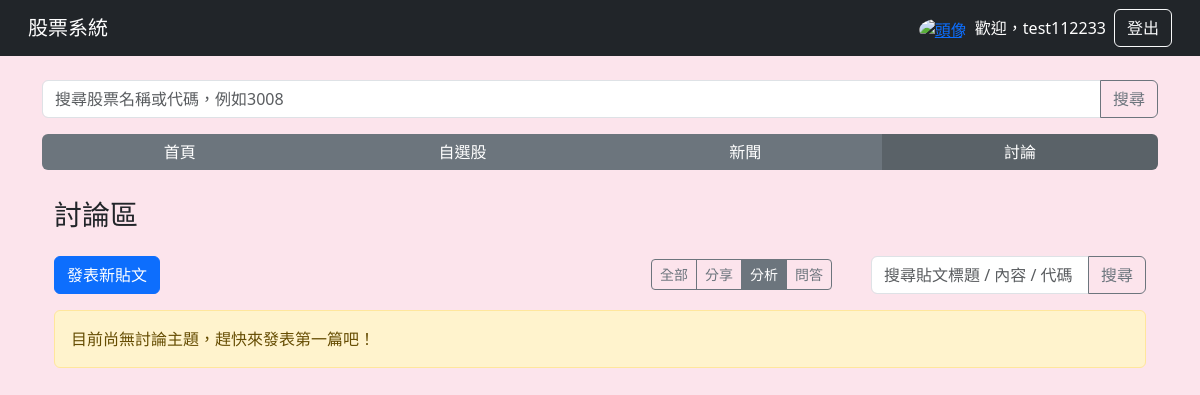
/forum/?category=analysis (signed in), run on an earlier commit of the app's database.
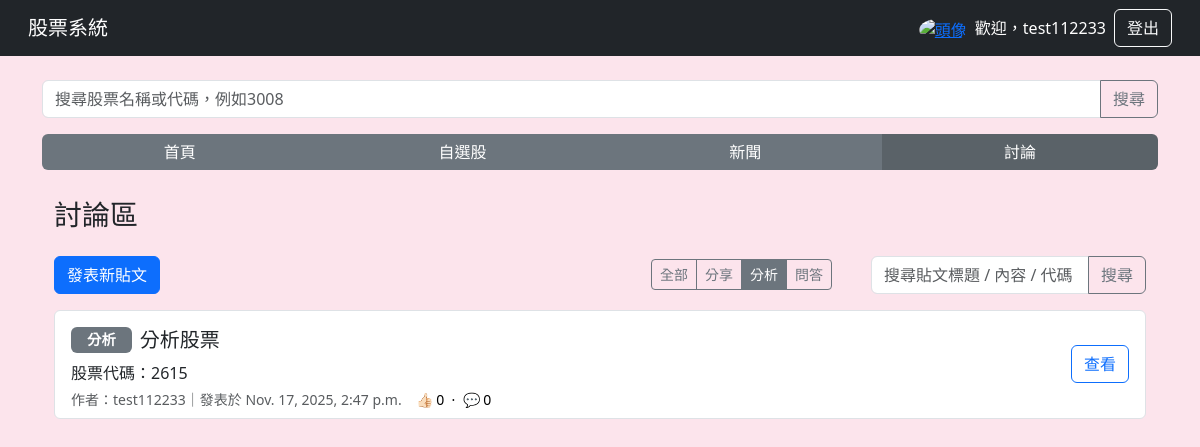
And on a later commit of the database.
### main/models.py (models this page shows, shortened)
class Post(models.Model):
    CATEGORY_CHOICES = [
        ("share", "分享"),
        ("analysis", "分析"),
        ("qa", "問答"),
    ]
    title = models.CharField(max_length=200)
    stock_code = models.CharField(max_length=10, null=True, blank=True)
    content = models.TextField()
    author = models.ForeignKey(User, on_delete=models.CASCADE)
    created_at = models.DateTimeField(auto_now_add=True)
    category = models.CharField(
        max_length=20,
        choices=CATEGORY_CHOICES,
        default="share",
        verbose_name="分類",
    )

### main/views.py (the view)
# urls.py: path("forum/", views.forum_list, name="forum_list"),
def forum_list(request):
    q = request.GET.get("q", "").strip()
    category = request.GET.get("category")
    base_qs = Post.objects.all()
    if category in ["share", "analysis", "qa"]:
        base_qs = base_qs.filter(category=category)
    if q:
        base_qs = base_qs.filter(
            Q(title__icontains=q) |
            Q(content__icontains=q) |
            Q(stock_code__icontains=q)
        )
    posts = (
        base_qs
        .annotate(
            likes_count=Count("likes", distinct=True),
            comments_count=Count("comments", distinct=True),
        )
        .order_by("-created_at")
    )
    return render(
        request,
        "forum.html",
        {
            "posts": posts,
            "q": q,   # 回傳給模板，讓搜尋框可以保留剛剛輸入的字
            "category": category, # 給模板判斷哪個 tab 要亮起
        },
    )

### templates/forum.html (shortened to what this page needs)
{% extends "base.html" %}
{% block content %}
<div class="container mt-1">
    <h3 class="mb-4">討論區</h3>
    <div class="d-flex justify-content-between align-items-center mb-3">
                <a href="/forum/new/" class="btn btn-primary">發表新貼文</a>
            <div class="d-flex align-items-center">
                <div class="d-flex ms-3" style="width: 220px;">
                    <div class="btn-group ms-3 " role="group" aria-label="分類篩選">
                        <a href="/forum/" class="btn btn-sm btn-outline-secondary {% if not category %}active{% endif %}">
                            全部
                        </a>
                        <a href="/forum/?category=share" class="btn btn-sm btn-outline-secondary {% if category == 'share' %}active{% endif %}">
                            分享
                        </a>
                        <a href="/forum/?category=analysis" class="btn btn-sm btn-outline-secondary {% if category == 'analysis' %}active{% endif %}">
                            分析
                        </a>
                        <a href="/forum/?category=qa" class="btn btn-sm btn-outline-secondary {% if category == 'qa' %}active{% endif %}">
                            問答
                        </a>
                    </div>
                </div>
                <form method="get" action="/forum/" class="d-flex ms-3 flex-grow-1 w-100" style="max-width: 275px;">
                    <div class="input-group">
                        <input type="text"
                            name="q"
                            class="form-control"
                            placeholder="搜尋貼文標題 / 內容 / 代碼"
                            value="{{ q|default:'' }}">
                        <button class="btn btn-outline-secondary" type="submit">
                            搜尋
                        </button>
                    </div>
                </form>
        </div>
    </div>
    {% if posts %}
    <div class="list-group">
        {% for post in posts %}
        <div class="list-group-item">
            <div class="d-flex justify-content-between align-items-center">
                <div>
                    <div class="d-flex align-items-center mt-2 mb-2">
                        {% if post.category %}
                            <span class="badge bg-secondary me-2 px-3 py-2 category-badge">
                                {{ post.get_category_display }}
                            </span>
                        {% endif %}
                        <h5 class="mb-0 ">{{ post.title }}</h5>
                    </div>
                        <p class="mb-1">股票代碼：{{ post.stock_code }}</p>
                        <div class="d-flex justify-content-between align-items-center mt-1">
                            <small class="text-muted">作者：{{ post.author.username }}｜發表於 {{ post.created_at }}　</small>
                            <div class="text-black small text-end">
                                👍🏻 {{ post.likes_count|default:0 }}
                                &nbsp;·&nbsp;
                                💬 {{ post.comments_count|default:0 }}
                            </div>
                        </div>
                </div>
                    <div class="d-flex align-items-center mt-2">
                        <a href="/forum/{{ post.id }}/" class="btn btn-outline-primary mb-2">
                            查看
                        </a>
                    </div>
            </div>
        </div>
        {% endfor %}
    </div>
    {% else %}
    <div class="alert alert-warning">目前尚無討論主題，趕快來發表第一篇吧！</div>
    {% endif %}
</div>
{% endblock %}

What changed in the data, as far as the page shows it:
added Post: category "分析", title "分析股票", stock_code "2615", author.username "test112233", created_at "Nov. 17, 2025, 2:47 p.m.", likes_count "0", comments_count "0"
Also different on the page:
text no longer shown: "目前尚無討論主題，趕快來發表第一篇吧！"
